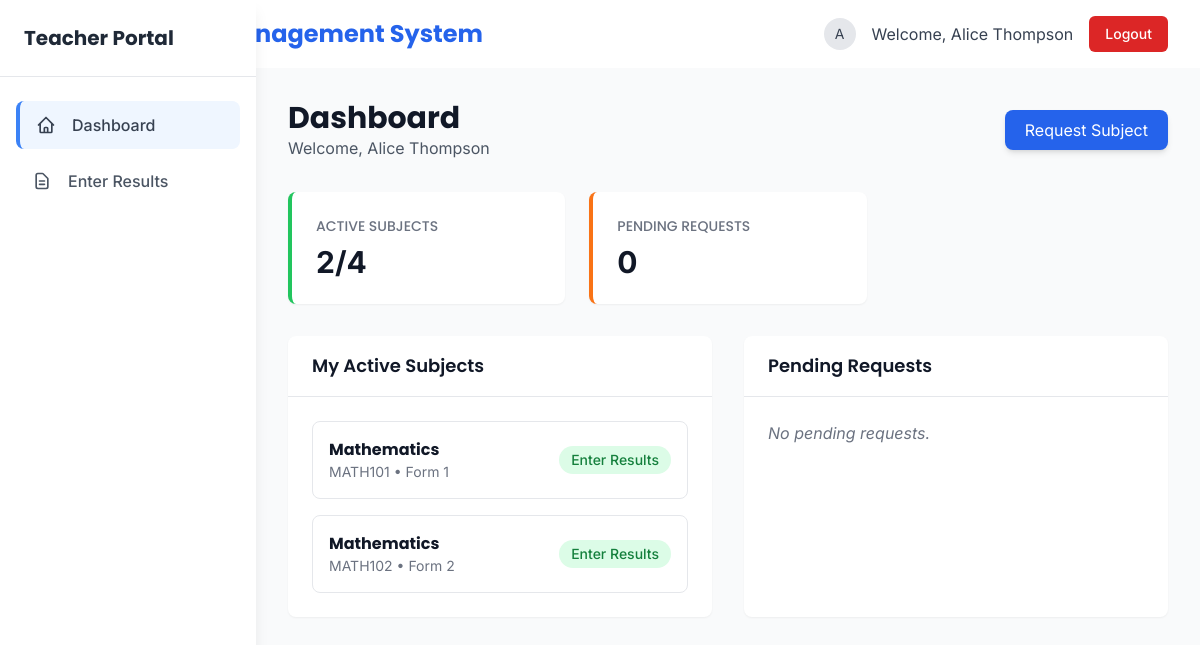
Screenshot of /teacher/dashboard.php (signed in) with the database file from the repository.
### tables this page shows
CREATE TABLE IF NOT EXISTS settings (
    `key` VARCHAR(100) PRIMARY KEY,
    `value` TEXT NULL,
    created_at TIMESTAMP DEFAULT CURRENT_TIMESTAMP
);

CREATE TABLE teacher_assignments (
    id INT PRIMARY KEY AUTO_INCREMENT,
    teacher_id INT NOT NULL,
    subject_id INT NOT NULL,
    class_level VARCHAR(20) NULL,
     
    status ENUM('pending', 'approved', 'rejected') DEFAULT 'pending',
     
    created_at TIMESTAMP DEFAULT CURRENT_TIMESTAMP,
    UNIQUE KEY uniq_teacher_assignment (teacher_id, subject_id, class_level),
    FOREIGN KEY (teacher_id) REFERENCES teachers(id) ON DELETE CASCADE,
    FOREIGN KEY (subject_id) REFERENCES subjects(id) ON DELETE CASCADE,
    INDEX idx_teacher_id (teacher_id),
    INDEX idx_subject_id (subject_id)
);

CREATE TABLE subjects (
    id INT PRIMARY KEY AUTO_INCREMENT,
    subject_code VARCHAR(20) UNIQUE NOT NULL,
    subject_name VARCHAR(100) NOT NULL,
    credits DECIMAL(3, 2) DEFAULT 1.0,
     
    class_level VARCHAR(20) NOT NULL COMMENT 'e.g. Grade 9, Grade 10, Form 1',
    created_at TIMESTAMP DEFAULT CURRENT_TIMESTAMP,
    INDEX idx_subject_code (subject_code)
);

### includes/settings.php (called while the page is built, shortened)
<?php
function getDBSettings() {
    static $settings = null;
    if ($settings !== null) return $settings;
    $settings = [];
    try {
        $db = getDBConnection();
        $stmt = $db->prepare('SELECT `key`, `value` FROM settings');
        if ($stmt) {
            $stmt->execute();
            $result = $stmt->get_result();
            while ($row = $result->fetch_assoc()) {
                $settings[$row['key']] = $row['value'];
            }
        }
    } catch (Exception $e) {
    }
    return $settings;
}
function getSetting($key, $default = null) {
    $settings = getDBSettings();
    if (isset($settings[$key])) return $settings[$key];
    return $default;
}

### teacher/dashboard.php (the view, shortened to what this page needs)
<?php
$conn = getDBConnection();
$teacher_id = $_SESSION['user_id'];
$approved_count = $conn->query("SELECT COUNT(*) as count FROM teacher_assignments WHERE teacher_id = $teacher_id AND status = 'approved'")->fetch_assoc()['count'];
$pending_count = $conn->query("SELECT COUNT(*) as count FROM teacher_assignments WHERE teacher_id = $teacher_id AND status = 'pending'")->fetch_assoc()['count'];
$assignments_query = "SELECT ta.id, s.id AS subject_id, s.subject_code, s.subject_name, ta.class_level
                     FROM teacher_assignments ta
                     JOIN subjects s ON ta.subject_id = s.id
                     WHERE ta.teacher_id = $teacher_id AND ta.status = 'approved'
                     ORDER BY s.subject_code";
$assignments = $conn->query($assignments_query);
$pending_query = "SELECT ta.id, s.subject_code, s.subject_name, ta.class_level, ta.created_at
                 FROM teacher_assignments ta
                 JOIN subjects s ON ta.subject_id = s.id
                 WHERE ta.teacher_id = $teacher_id AND ta.status = 'pending'
                 ORDER BY ta.created_at DESC";
$pending_requests = $conn->query($pending_query);
include __DIR__ . '/../includes/header.php';
?>
<?php include '../includes/teacher_sidebar.php'; ?>
<div class="lg:ml-64 flex-1 p-8 bg-gray-50 min-h-screen">
    <div class="flex justify-between items-center mb-8">
        <div>
            <h1 class="text-3xl font-bold text-gray-900">Dashboard</h1>
            <p class="text-gray-600">Welcome, <?php echo htmlspecialchars($_SESSION['name']); ?></p>
        </div>
        <?php if ($approved_count < 4): ?>
        <button onclick="document.getElementById('requestModal').classList.remove('hidden')"
                class="bg-blue-600 hover:bg-blue-700 text-white px-5 py-2 rounded-lg shadow-md transition duration-200">
            Request Subject
        </button>
        <?php endif; ?>
    </div>
    <div class="grid grid-cols-1 md:grid-cols-2 lg:grid-cols-3 gap-6 mb-8">
        <div class="bg-white p-6 rounded-lg shadow-sm border-l-4 border-green-500">
            <h3 class="text-gray-500 text-sm font-medium uppercase">Active Subjects</h3>
            <p class="text-3xl font-bold text-gray-900 mt-2"><?php echo $approved_count; ?>/4</p>
        </div>
        <div class="bg-white p-6 rounded-lg shadow-sm border-l-4 border-orange-500">
            <h3 class="text-gray-500 text-sm font-medium uppercase">Pending Requests</h3>
            <p class="text-3xl font-bold text-gray-900 mt-2"><?php echo $pending_count; ?></p>
        </div>
    </div>
    <div class="grid grid-cols-1 lg:grid-cols-2 gap-8">
        <div class="bg-white rounded-lg shadow-sm">
            <div class="px-6 py-4 border-b border-gray-200">
                <h3 class="text-lg font-semibold text-gray-900">My Active Subjects</h3>
            </div>
            <div class="p-6">
                <?php if ($assignments->num_rows > 0): ?>
                    <div class="grid gap-4">
                        <?php while ($a = $assignments->fetch_assoc()): ?>
                            <div class="border rounded-lg p-4 hover:shadow-md transition duration-200">
                                <div class="flex justify-between items-center">
                                    <div>
                                        <h4 class="font-bold text-gray-900"><?php echo htmlspecialchars($a['subject_name']); ?></h4>
                                        <p class="text-sm text-gray-500"><?php echo htmlspecialchars($a['subject_code']); ?> &bull; <?php echo htmlspecialchars($a['class_level']); ?></p>
                                    </div>
                                    <a href="enter_result.php?assignment_id=<?php echo $a['id']; ?>" class="bg-green-100 text-green-700 px-3 py-1 rounded-full text-sm font-medium hover:bg-green-200">
                                        Enter Results
                                    </a>
                                </div>
                            </div>
                        <?php endwhile; ?>
                    </div>
                <?php else: ?>
                    <p class="text-gray-500 italic">No approved subjects yet.</p>
                <?php endif; ?>
            </div>
        </div>
        <div class="bg-white rounded-lg shadow-sm">
            <div class="px-6 py-4 border-b border-gray-200">
                <h3 class="text-lg font-semibold text-gray-900">Pending Requests</h3>
            </div>
            <div class="p-6">
                <?php if ($pending_requests->num_rows > 0): ?>
                    <ul class="divide-y divide-gray-100">
                        <?php while ($p = $pending_requests->fetch_assoc()): ?>
                            <li class="py-3">
                                <div class="flex justify-between">
                                    <span class="font-medium text-gray-900"><?php echo htmlspecialchars($p['subject_name']); ?></span>
                                    <span class="text-sm text-orange-600 bg-orange-50 px-2 py-1 rounded">Pending</span>
                                </div>
                                <p class="text-sm text-gray-500 mt-1"><?php echo htmlspecialchars($p['class_level']); ?> &bull; Requested on <?php echo date('M d, Y', strtotime($p['created_at'])); ?></p>
                            </li>
                        <?php endwhile; ?>
                    </ul>
                <?php else: ?>
                    <p class="text-gray-500 italic">No pending requests.</p>
                <?php endif; ?>
            </div>
        </div>
    </div>
</div>
<?php include __DIR__ . '/../includes/footer.php'; ?>

### includes/header.php (shortened to what this page needs)
<?php
if (!isset($hide_header)) {
?>
<!DOCTYPE html>
<html lang="en">
<head>
    <?php
    require_once __DIR__ . '/settings.php';
    $siteName = getSetting('site_name', defined('SITE_NAME') ? SITE_NAME : 'SRMIS');
    ?>
    <script src="https://cdn.tailwindcss.com"></script>
    <link href="../assets/css/styles.css" rel="stylesheet">
</head>
<body class="bg-gray-50">
    <?php if (!isset($hide_navigation)): ?>
    <header class="bg-white shadow-sm">
        <div class="max-w-7xl mx-auto px-4 sm:px-6 lg:px-8">
            <div class="flex justify-between items-center py-4">
                <div class="flex items-center">
                    <h1 class="text-2xl font-bold text-blue-600"><?php echo htmlspecialchars($siteName); ?></h1>
                </div>
                <div class="flex items-center space-x-4">
                    <?php
                        if (isset($_SESSION['name'])) {
                            $displayName = $_SESSION['name'];
                        } elseif (isset($_SESSION['username'])) {
                            $displayName = $_SESSION['username'];
                        } else {
                            $displayName = 'Guest';
                        }
                        $avatarUrl = null;
                    ?>
                    <?php if ($avatarUrl): ?>
                        <img src="<?php echo $avatarUrl; ?>" alt="avatar" class="w-8 h-8 rounded-full object-cover" />
                    <?php else: ?>
                        <div class="w-8 h-8 rounded-full bg-gray-200 flex items-center justify-center text-sm text-gray-700">
                            <?php echo htmlspecialchars(substr($displayName, 0, 1)); ?>
                        </div>
                    <?php endif; ?>
                    <span class="text-gray-700">Welcome, <?php echo htmlspecialchars($displayName, ENT_QUOTES, 'UTF-8'); ?></span>
                    <a href="../logout.php" class="bg-red-600 hover:bg-red-700 text-white px-4 py-2 rounded-md text-sm font-medium transition duration-200">Logout</a>
                </div>
            </div>
        </div>
    </header>
    <?php endif; ?>
<?php } ?>

### assets/css/styles.css (style rules this page uses)
.mt-2 { margin-top: 0.5rem; }
.p-4 { padding: 1rem; }
.p-6 { padding: 1.5rem; }
.text-sm { font-size: 0.875rem; }
.text-lg { font-size: 1.125rem; }
.text-2xl { font-size: 1.5rem; }
.text-3xl { font-size: 1.875rem; }
.font-medium { font-weight: 500; }
.font-semibold { font-weight: 600; }
.font-bold { font-weight: 700; }
.text-gray-500 { color: #6b7280; }
.text-gray-600 { color: #4b5563; }
.text-gray-700 { color: #374151; }
.text-gray-900 { color: #111827; }
.text-blue-600 { color: #2563eb; }
.bg-gray-50 { background-color: #f9fafb; }
.flex { display: flex; }
.items-center { align-items: center; }
.justify-center { justify-content: center; }
.justify-between { justify-content: space-between; }
.rounded-md { border-radius: 0.375rem; }
.rounded-lg { border-radius: 0.5rem; }
.shadow-sm { box-shadow: 0 1px 2px 0 rgba(0, 0, 0, 0.05); }
.shadow-md { box-shadow: 0 4px 6px -1px rgba(0, 0, 0, 0.1), 0 2px 4px -1px rgba(0, 0, 0, 0.06); }
.border { border-width: 1px; }
.border-gray-200 { border-color: #e5e7eb; }

### includes/header.php (style rules this page uses)
body { font-family: 'Inter', sans-serif; }
h1, h2, h3, h4, h5, h6 { font-family: 'Poppins', sans-serif; }

### rows the page displays
settings: key "Student Result Management System"
teacher_assignments: subject.subject_name "Mathematics", subject.subject_code "MATH101", class_level "Form 1"
teacher_assignments: subject.subject_name "Mathematics", subject.subject_code "MATH102", class_level "Form 2"

### other values shown
substr($displayName, 0, 1) "A"
$displayName "Alice Thompson"
$_SESSION['name'] "Alice Thompson"
$approved_count "2"
$pending_count "0"
